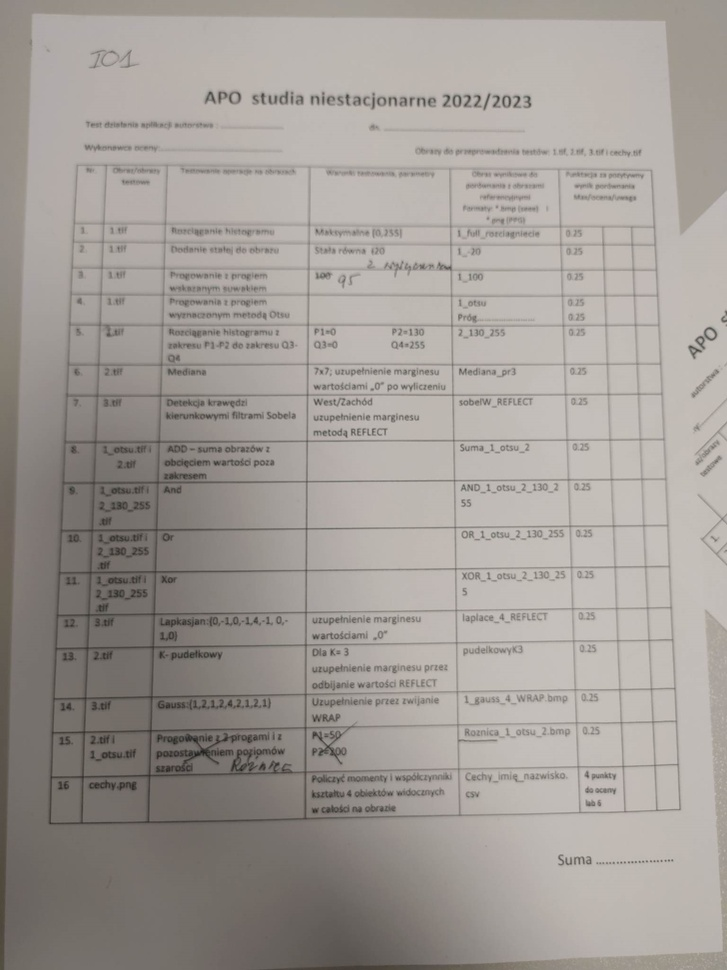
#> input picture 2019-2023/semestr-7/Algorytmy przetwarzania obrazow/dane_do_porownan/plan-porownan.jpg, 727 x 970 px, shrunk from 1536 x 2048 before the run
$ python histogram.py dane_do_porownan/plan-porownan.jpg
#> lines starting #> are read from the running program, lines starting #| are printed output that depends on the picture
import matplotlib.pyplot as plt
from matplotlib import image
from sys import argv

if len(argv) < 2:
    print("Nalezy podac nazwe pliku")
    exit()

filename = argv[1]

image = image.imread(filename)
#> image is the input picture: shape (970, 727, 3); mean R, G, B 161.9, 156.3, 151.5

# jeśli obrazek jest monochromatyczny, to ma tylko wymiary x,y
if len(image.shape) == 2:
    # biorę jeden kanał w tablicy
    images = [image]
# jeśli obrazek ma 3 kanały, to ma wymiary x, y, kanał
else:
    # biorę trzy kanały w tablicy
    images = [ image[:,:,0], image[:,:,1], image[:,:,2] ]

# wygeneruj wszystkie histogramy
for image in images:
    # zmien tablice z dwuwymiarowej na jednowymiarową
    x, y = image.shape
    image = image.reshape(x*y)

    plt.hist(image, 256)
#> this loop made 3 passes

# pokaż wszystkie histogramy na raz
plt.show()
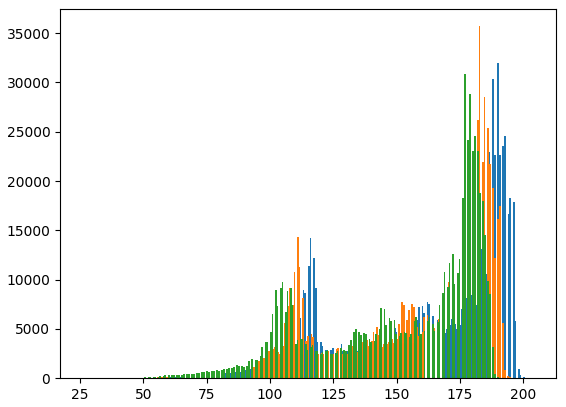
#> figure drawn by matplotlib, 1 panel; tallest bar 31924 high, from x = 189.7 to 190.4; tallest bar 35700 high, from x = 182.4 to 183.1; tallest bar 30883 high, from x = 176.5 to 177.2

# wygeneruj każdy histogram z osobna
for image in images:
    # zmien tablice z dwuwymiarowej na jednowymiarową
    x, y = image.shape
    image = image.reshape(x*y)

    plt.hist(image, 256)
    # pokaż wszystkie histogramy na raz
    plt.show()
#> this loop made 3 passes
#> pass 1, `plt.show()`:
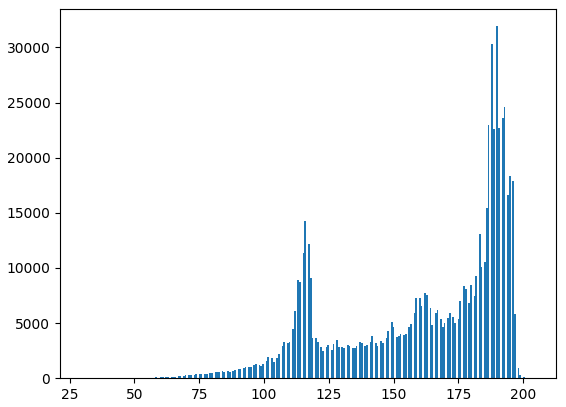
#> figure drawn by matplotlib, 1 panel; tallest bar 31924 high, from x = 189.7 to 190.4
#> pass 2, `plt.show()`:
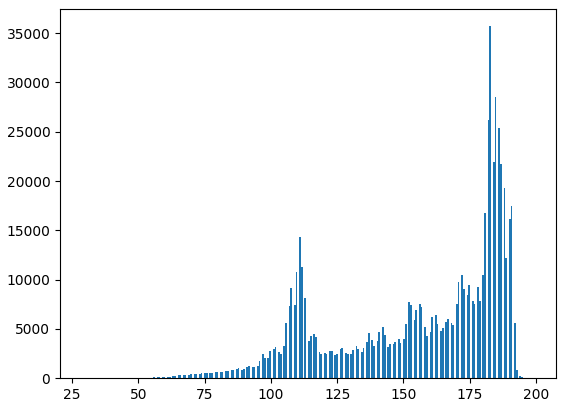
#> figure drawn by matplotlib, 1 panel; tallest bar 35700 high, from x = 182.4 to 183.1
